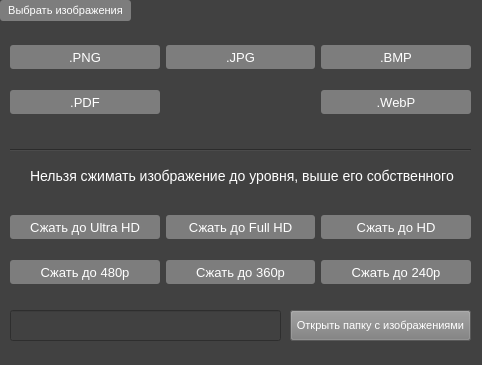
<?xml version="1.0" encoding="UTF-8"?>
<ui version="4.0">
 <class>MainWindow</class>
 <widget class="QMainWindow" name="MainWindow">
  <property name="geometry">
   <rect>
    <x>0</x>
    <y>0</y>
    <width>482</width>
    <height>365</height>
   </rect>
  </property>
  <property name="windowTitle">
   <string>FilPic - Конвертер</string>
  </property>
  <property name="styleSheet">
   <string notr="true">background-color: rgb(65, 65, 65)</string>
  </property>
  <widget class="QWidget" name="centralwidget">
   <widget class="QPushButton" name="more_imgs_but">
    <property name="geometry">
     <rect>
      <x>0</x>
      <y>0</y>
      <width>131</width>
      <height>21</height>
     </rect>
    </property>
    <property name="cursor">
     <cursorShape>OpenHandCursor</cursorShape>
    </property>
    <property name="styleSheet">
     <string notr="true">QPushButton#more_imgs_but {
	background-color: rgb(125, 125, 125);
	color: white;
	font-size: 11px;
	border-radius: 3px;
	height: 24px;
}

QPushButton#more_imgs_but:hover {
	background-color: rgb(157, 157, 157);
	border-radius: 7px;
}
</string>
    </property>
    <property name="text">
     <string>Выбрать изображения</string>
    </property>
   </widget>
   <widget class="QWidget" name="gridLayoutWidget">
    <property name="geometry">
     <rect>
      <x>10</x>
      <y>30</y>
      <width>461</width>
      <height>101</height>
     </rect>
    </property>
    <layout class="QGridLayout" name="gridLayout">
     <item row="0" column="0">
      <widget class="QPushButton" name="png_but">
       <property name="cursor">
        <cursorShape>PointingHandCursor</cursorShape>
       </property>
       <property name="styleSheet">
        <string notr="true">QPushButton#png_but {
	background-color: rgb(125, 125, 125);
	color: white;
	font-size: 13px;
	border-radius: 3px;
	height: 24px;
}

QPushButton#png_but:hover {
	background-color: rgb(157, 157, 157);
	border-radius: 7px;
}

QPushButton#png_but:focus {
	background-color: rgb(77, 77, 77);
	border-radius: 5px;
}</string>
       </property>
       <property name="text">
        <string>.PNG</string>
       </property>
      </widget>
     </item>
     <item row="0" column="2">
      <widget class="QPushButton" name="bmp_but">
       <property name="cursor">
        <cursorShape>PointingHandCursor</cursorShape>
       </property>
       <property name="styleSheet">
        <string notr="true">QPushButton#bmp_but {
	background-color: rgb(125, 125, 125);
	color: white;
	font-size: 13px;
	border-radius: 3px;
	height: 24px;
}

QPushButton#bmp_but:hover {
	background-color: rgb(157, 157, 157);
	border-radius: 7px;
}

QPushButton#bmp_but:focus {
	background-color: rgb(77, 77, 77);
	border-radius: 5px;
}</string>
       </property>
       <property name="text">
        <string>.BMP</string>
       </property>
      </widget>
     </item>
     <item row="1" column="2">
      <widget class="QPushButton" name="webp_but">
       <property name="cursor">
        <cursorShape>PointingHandCursor</cursorShape>
       </property>
       <property name="styleSheet">
        <string notr="true">QPushButton#webp_but {
	background-color: rgb(125, 125, 125);
	color: white;
	font-size: 13px;
	border-radius: 3px;
	height: 24px;
}

QPushButton#webp_but:hover {
	background-color: rgb(157, 157, 157);
	border-radius: 7px;
}

QPushButton#webp_but:focus {
	background-color: rgb(77, 77, 77);
	border-radius: 5px;
}</string>
       </property>
       <property name="text">
        <string>.WebP</string>
       </property>
      </widget>
     </item>
     <item row="0" column="1">
      <widget class="QPushButton" name="jpg_but">
       <property name="cursor">
        <cursorShape>PointingHandCursor</cursorShape>
       </property>
       <property name="styleSheet">
        <string notr="true">QPushButton#jpg_but {
	background-color: rgb(125, 125, 125);
	color: white;
	font-size: 13px;
	border-radius: 3px;
	height: 24px;
}

QPushButton#jpg_but:hover {
	background-color: rgb(157, 157, 157);
	border-radius: 7px;
}

QPushButton#jpg_but:focus {
	background-color: rgb(77, 77, 77);
	border-radius: 5px;
}</string>
       </property>
       <property name="text">
        <string>.JPG</string>
       </property>
      </widget>
     </item>
     <item row="1" column="0">
      <widget class="QPushButton" name="pdf_but">
       <property name="cursor">
        <cursorShape>PointingHandCursor</cursorShape>
       </property>
       <property name="styleSheet">
        <string notr="true">QPushButton#pdf_but {
	background-color: rgb(125, 125, 125);
	color: white;
	font-size: 13px;
	border-radius: 3px;
	height: 24px;
}

QPushButton#pdf_but:hover {
	background-color: rgb(157, 157, 157);
	border-radius: 7px;
}

QPushButton#pdf_but:focus {
	background-color: rgb(77, 77, 77);
	border-radius: 5px;
}</string>
       </property>
       <property name="text">
        <string>.PDF</string>
       </property>
      </widget>
     </item>
    </layout>
   </widget>
   <widget class="QLabel" name="label">
    <property name="geometry">
     <rect>
      <x>30</x>
      <y>160</y>
      <width>431</width>
      <height>31</height>
     </rect>
    </property>
    <property name="styleSheet">
     <string notr="true">font-size: 14px; color: white</string>
    </property>
    <property name="text">
     <string>Нельзя сжимать изображение до уровня, выше его собственного</string>
    </property>
   </widget>
   <widget class="QWidget" name="gridLayoutWidget_2">
    <property name="geometry">
     <rect>
      <x>10</x>
      <y>200</y>
      <width>461</width>
      <height>101</height>
     </rect>
    </property>
    <layout class="QGridLayout" name="gridLayout_2">
     <item row="0" column="1">
      <widget class="QPushButton" name="fullhd_but">
       <property name="cursor">
        <cursorShape>PointingHandCursor</cursorShape>
       </property>
       <property name="styleSheet">
        <string notr="true">QPushButton#fullhd_but {
	background-color: rgb(125, 125, 125);
	color: white;
	font-size: 13px;
	border-radius: 3px;
	height: 24px;
}

QPushButton#fullhd_but:hover {
	background-color: rgb(157, 157, 157);
	border-radius: 7px;
}

QPushButton#fullhd_but:focus {
	background-color: rgb(77, 77, 77);
	border-radius: 5px;
}</string>
       </property>
       <property name="text">
        <string>Сжать до Full HD</string>
       </property>
      </widget>
     </item>
     <item row="0" column="0">
      <widget class="QPushButton" name="ultrahd_but">
       <property name="cursor">
        <cursorShape>PointingHandCursor</cursorShape>
       </property>
       <property name="styleSheet">
        <string notr="true">QPushButton#ultrahd_but {
	background-color: rgb(125, 125, 125);
	color: white;
	font-size: 13px;
	border-radius: 3px;
	height: 24px;
}

QPushButton#ultrahd_but:hover {
	background-color: rgb(157, 157, 157);
	border-radius: 7px;
}

QPushButton#ultrahd_but:focus {
	background-color: rgb(77, 77, 77);
	border-radius: 5px;
}</string>
       </property>
       <property name="text">
        <string>Сжать до Ultra HD</string>
       </property>
      </widget>
     </item>
     <item row="0" column="2">
      <widget class="QPushButton" name="hd_but">
       <property name="cursor">
        <cursorShape>PointingHandCursor</cursorShape>
       </property>
       <property name="styleSheet">
        <string notr="true">QPushButton#hd_but {
	background-color: rgb(125, 125, 125);
	color: white;
	font-size: 13px;
	border-radius: 3px;
	height: 24px;
}

QPushButton#hd_but:hover {
	background-color: rgb(157, 157, 157);
	border-radius: 7px;
}

QPushButton#hd_but:focus {
	background-color: rgb(77, 77, 77);
	border-radius: 5px;
}</string>
       </property>
       <property name="text">
        <string>Сжать до HD</string>
       </property>
      </widget>
     </item>
     <item row="1" column="0">
      <widget class="QPushButton" name="p480_but">
       <property name="cursor">
        <cursorShape>PointingHandCursor</cursorShape>
       </property>
       <property name="styleSheet">
        <string notr="true">QPushButton#p480_but {
	background-color: rgb(125, 125, 125);
	color: white;
	font-size: 13px;
	border-radius: 3px;
	height: 24px;
}

QPushButton#p480_but:hover {
	background-color: rgb(157, 157, 157);
	border-radius: 7px;
}

QPushButton#p480_but:focus {
	background-color: rgb(77, 77, 77);
	border-radius: 5px;
}</string>
       </property>
       <property name="text">
        <string>Сжать до 480p</string>
       </property>
      </widget>
     </item>
     <item row="1" column="1">
      <widget class="QPushButton" name="p360_but">
       <property name="cursor">
        <cursorShape>PointingHandCursor</cursorShape>
       </property>
       <property name="styleSheet">
        <string notr="true">QPushButton#p360_but {
	background-color: rgb(125, 125, 125);
	color: white;
	font-size: 13px;
	border-radius: 3px;
	height: 24px;
}

QPushButton#p360_but:hover {
	background-color: rgb(157, 157, 157);
	border-radius: 7px;
}

QPushButton#p360_but:focus {
	background-color: rgb(77, 77, 77);
	border-radius: 5px;
}</string>
       </property>
       <property name="text">
        <string>Сжать до 360p</string>
       </property>
      </widget>
     </item>
     <item row="1" column="2">
      <widget class="QPushButton" name="p240_but">
       <property name="cursor">
        <cursorShape>PointingHandCursor</cursorShape>
       </property>
       <property name="styleSheet">
        <string notr="true">QPushButton#p240_but {
	background-color: rgb(125, 125, 125);
	color: white;
	font-size: 13px;
	border-radius: 3px;
	height: 24px;
}

QPushButton#p240_but:hover {
	background-color: rgb(157, 157, 157);
	border-radius: 7px;
}

QPushButton#p240_but:focus {
	background-color: rgb(77, 77, 77);
	border-radius: 5px;
}</string>
       </property>
       <property name="text">
        <string>Сжать до 240p</string>
       </property>
      </widget>
     </item>
    </layout>
   </widget>
   <widget class="QPushButton" name="pushButton">
    <property name="geometry">
     <rect>
      <x>290</x>
      <y>310</y>
      <width>181</width>
      <height>31</height>
     </rect>
    </property>
    <property name="cursor">
     <cursorShape>OpenHandCursor</cursorShape>
    </property>
    <property name="styleSheet">
     <string notr="true">background-color: rgb(125, 125, 125);
color: white;
font-size: 11px;</string>
    </property>
    <property name="text">
     <string>Открыть папку с изображениями</string>
    </property>
   </widget>
   <widget class="QLineEdit" name="lineEdit">
    <property name="geometry">
     <rect>
      <x>10</x>
      <y>310</y>
      <width>271</width>
      <height>31</height>
     </rect>
    </property>
    <property name="styleSheet">
     <string notr="true">color: white</string>
    </property>
    <property name="text">
     <string/>
    </property>
   </widget>
   <widget class="Line" name="line">
    <property name="geometry">
     <rect>
      <x>10</x>
      <y>140</y>
      <width>461</width>
      <height>20</height>
     </rect>
    </property>
    <property name="orientation">
     <enum>Qt::Horizontal</enum>
    </property>
   </widget>
  </widget>
  <widget class="QStatusBar" name="statusbar"/>
 </widget>
 <resources/>
 <connections/>
</ui>
